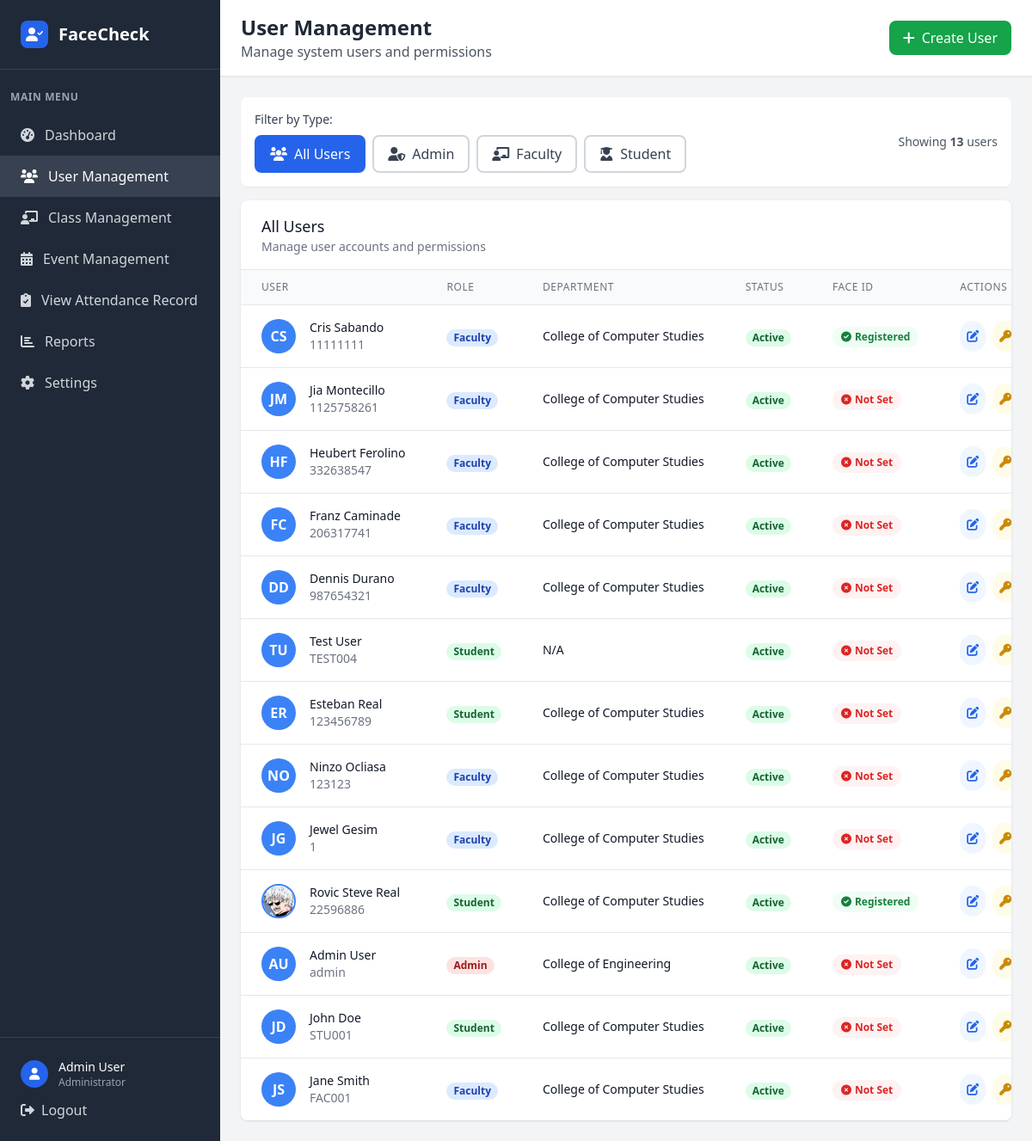
Before: /admin/users (signed in) with the older database file.
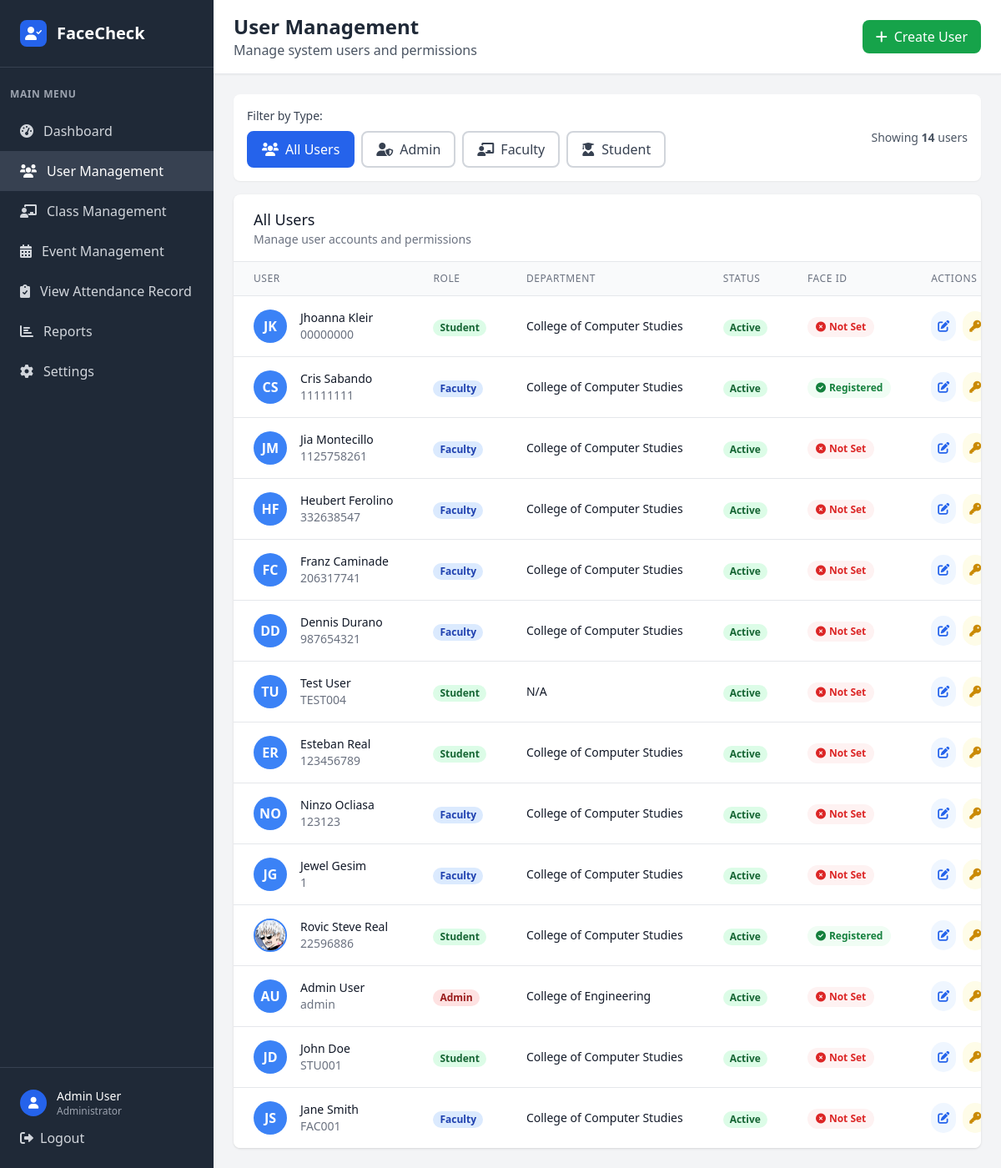
After: the same page with the newer database file.
### tables this page shows
CREATE TABLE faculty (
            faculty_id INTEGER PRIMARY KEY AUTOINCREMENT,
            position VARCHAR(30) NOT NULL,
            user_id INTEGER NOT NULL, attendance_image VARCHAR(255),
            FOREIGN KEY (user_id) REFERENCES user(user_id)
        );

CREATE TABLE user (
            user_id INTEGER PRIMARY KEY AUTOINCREMENT,
            idno VARCHAR(20) NOT NULL UNIQUE,
            firstname VARCHAR(50) NOT NULL,
            lastname VARCHAR(50) NOT NULL,
            role VARCHAR(10) NOT NULL CHECK (role IN ('admin', 'faculty', 'student')),
            password VARCHAR(255) NOT NULL,
            created_at DATETIME DEFAULT CURRENT_TIMESTAMP,
            is_active BOOLEAN DEFAULT 1,
            dept_id INTEGER,
            FOREIGN KEY (dept_id) REFERENCES department(dept_id)
        );

CREATE TABLE department (
            dept_id INTEGER PRIMARY KEY AUTOINCREMENT,
            dept_name VARCHAR(50) NOT NULL
        );

CREATE TABLE student (
            student_id INTEGER PRIMARY KEY AUTOINCREMENT,
            year_level VARCHAR(20) NOT NULL,
            attendance_image VARCHAR(255),
            course_id INTEGER,
            user_id INTEGER NOT NULL, profile_picture VARCHAR(255),
            FOREIGN KEY (course_id) REFERENCES course(course_id),
            FOREIGN KEY (user_id) REFERENCES user(user_id)
        );

### app.py (the view)
@app.route('/admin/users')
def admin_users():
    if 'user_id' not in session or session['role'] != 'admin':
        return redirect(url_for('login'))
    conn = get_db_connection()
    users = conn.execute('''
        SELECT u.*,
               d.dept_name,
               s.profile_picture,
               s.attendance_image AS student_attendance_image,
               f.attendance_image AS faculty_attendance_image,
               CASE WHEN s.student_id IS NOT NULL THEN 'Student'
                    WHEN f.faculty_id IS NOT NULL THEN 'Faculty'
                    ELSE 'Admin' END as user_type,
               CASE
                    WHEN u.role = 'student' AND s.attendance_image IS NOT NULL THEN 1
                    WHEN u.role = 'faculty' AND f.attendance_image IS NOT NULL THEN 1
                    ELSE 0
               END AS face_registered
        FROM user u
        LEFT JOIN department d ON u.dept_id = d.dept_id
        LEFT JOIN student s ON u.user_id = s.user_id
        LEFT JOIN faculty f ON u.user_id = f.user_id
        ORDER BY u.created_at DESC
    ''').fetchall()
    departments = conn.execute('SELECT * FROM department ORDER BY dept_name').fetchall()
    courses = conn.execute('SELECT * FROM course ORDER BY course_name').fetchall()
    conn.close()
    return render_template('admin_users.html', users=users, departments=departments, courses=courses)

### templates/admin_users.html (shortened to what this page needs)
<!DOCTYPE html>
<html lang="en">
<head>
    <script src="https://cdn.tailwindcss.com"></script>
    <link href="https://cdnjs.cloudflare.com/ajax/libs/font-awesome/6.0.0/css/all.min.css" rel="stylesheet">
</head>
<body class="bg-gray-100">
    <div class="flex h-screen">
        <div class="w-64 bg-gray-800 text-white">
            <div class="p-6 border-b border-gray-700">
                <div class="flex items-center">
                    <div class="w-8 h-8 bg-blue-600 rounded-lg flex items-center justify-center mr-3">
                        <i class="fas fa-user-check text-white"></i>
                    </div>
                    <h1 class="text-xl font-bold">FaceCheck</h1>
                </div>
            </div>
            <nav class="mt-6">
                <div class="px-3">
                    <div class="text-xs font-semibold text-gray-400 uppercase tracking-wider mb-3">Main Menu</div>
                </div>
                <a href="{{ url_for('dashboard') }}" class="flex items-center px-6 py-3 text-gray-300 hover:bg-gray-700 hover:text-white transition duration-200">
                    <i class="fas fa-tachometer-alt mr-3"></i>
                    Dashboard
                </a>
                <a href="{{ url_for('admin_users') }}" class="flex items-center px-6 py-3 bg-gray-700 text-white">
                    <i class="fas fa-users mr-3"></i>
                    User Management
                </a>
                <a href="{{ url_for('admin_classes') }}" class="flex items-center px-6 py-3 text-gray-300 hover:bg-gray-700 hover:text-white transition duration-200">
                    <i class="fas fa-chalkboard-teacher mr-3"></i>
                    Class Management
                </a>
                <a href="{{ url_for('admin_events') }}" class="flex items-center px-6 py-3 text-gray-300 hover:bg-gray-700 hover:text-white transition duration-200">
                    <i class="fas fa-calendar-alt mr-3"></i>
                    Event Management
                </a>
                <a href="{{ url_for('admin_attendance') }}" class="flex items-center px-6 py-3 text-gray-300 hover:bg-gray-700 hover:text-white transition duration-200">
                    <i class="fas fa-clipboard-check mr-3"></i>
                    View Attendance Record
                </a>
                <a href="/reports" class="flex items-center px-6 py-3 text-gray-300 hover:bg-gray-700 hover:text-white transition duration-200">
                    <i class="fas fa-chart-bar mr-3"></i>
                    Reports
                </a>
                <a href="/settings" class="flex items-center px-6 py-3 text-gray-300 hover:bg-gray-700 hover:text-white transition duration-200">
                    <i class="fas fa-cog mr-3"></i>
                    Settings
                </a>
            </nav>
            <div class="absolute bottom-0 w-64 p-6 border-t border-gray-700">
                <div class="flex items-center">
                    <div class="w-8 h-8 bg-blue-600 rounded-full flex items-center justify-center mr-3">
                        <i class="fas fa-user text-white text-sm"></i>
                    </div>
                    <div>
                        <div class="text-sm font-medium">Admin User</div>
                        <div class="text-xs text-gray-400">Administrator</div>
                    </div>
                </div>
                <a href="{{ url_for('logout') }}" class="mt-3 flex items-center text-gray-300 hover:text-white transition duration-200">
                    <i class="fas fa-sign-out-alt mr-2"></i>
                    Logout
                </a>
            </div>
        </div>
        <div class="flex-1 flex flex-col overflow-hidden">
            <header class="bg-white shadow-sm border-b border-gray-200">
                <div class="px-6 py-4">
                    <div class="flex items-center justify-between">
                        <div>
                            <h2 class="text-2xl font-bold text-gray-800">User Management</h2>
                            <p class="text-gray-600">Manage system users and permissions</p>
                        </div>
                        <button onclick="openCreateModal()" class="bg-green-600 text-white px-4 py-2 rounded-lg hover:bg-green-700 transition duration-200 flex items-center">
                            <i class="fas fa-plus mr-2"></i>
                            Create User
                        </button>
                    </div>
                </div>
            </header>
            <main class="flex-1 overflow-y-auto p-6">
                <div class="bg-white rounded-lg shadow-sm p-4 mb-4">
                    <div class="flex items-center justify-between flex-wrap gap-4">
                        <div>
                            <label class="text-sm font-medium text-gray-700 mb-2 block">Filter by Type:</label>
                            <div class="flex space-x-2">
                                <button onclick="filterUsers('all')" id="filter-all" class="filter-btn px-4 py-2 rounded-lg border-2 border-blue-600 bg-blue-600 text-white font-medium transition duration-200 hover:bg-blue-700">
                                    <i class="fas fa-users mr-2"></i>All Users
                                </button>
                                <button onclick="filterUsers('admin')" id="filter-admin" class="filter-btn px-4 py-2 rounded-lg border-2 border-gray-300 bg-white text-gray-700 font-medium transition duration-200 hover:bg-gray-50">
                                    <i class="fas fa-user-shield mr-2"></i>Admin
                                </button>
                                <button onclick="filterUsers('faculty')" id="filter-faculty" class="filter-btn px-4 py-2 rounded-lg border-2 border-gray-300 bg-white text-gray-700 font-medium transition duration-200 hover:bg-gray-50">
                                    <i class="fas fa-chalkboard-teacher mr-2"></i>Faculty
                                </button>
                                <button onclick="filterUsers('student')" id="filter-student" class="filter-btn px-4 py-2 rounded-lg border-2 border-gray-300 bg-white text-gray-700 font-medium transition duration-200 hover:bg-gray-50">
                                    <i class="fas fa-user-graduate mr-2"></i>Student
                                </button>
                            </div>
                        </div>
                        <div class="text-sm text-gray-600">
                            Showing <span id="userCount" class="font-semibold">{{ users|length }}</span> users
                        </div>
                    </div>
                </div>
                <div class="bg-white rounded-lg shadow overflow-hidden">
                    <div class="px-6 py-4 border-b border-gray-200">
                        <h3 class="text-lg font-medium text-gray-900">All Users</h3>
                        <p class="text-sm text-gray-500">Manage user accounts and permissions</p>
                    </div>
                    <div class="overflow-x-auto">
                        <table class="min-w-full divide-y divide-gray-200">
                            <thead class="bg-gray-50">
                                <tr>
                                    <th class="px-6 py-3 text-left text-xs font-medium text-gray-500 uppercase tracking-wider">User</th>
                                    <th class="px-6 py-3 text-left text-xs font-medium text-gray-500 uppercase tracking-wider">Role</th>
                                    <th class="px-6 py-3 text-left text-xs font-medium text-gray-500 uppercase tracking-wider">Department</th>
                                    <th class="px-6 py-3 text-left text-xs font-medium text-gray-500 uppercase tracking-wider">Status</th>
                                    <th class="px-6 py-3 text-left text-xs font-medium text-gray-500 uppercase tracking-wider">Face ID</th>
                                    <th class="px-6 py-3 text-left text-xs font-medium text-gray-500 uppercase tracking-wider">Actions</th>
                                </tr>
                            </thead>
                            <tbody class="bg-white divide-y divide-gray-200" id="usersTableBody">
                                {% for user in users %}
                                <tr class="hover:bg-gray-50 user-row" data-role="{{ user.role }}">
                                    <td class="px-6 py-4 whitespace-nowrap">
                                        <div class="flex items-center">
                                            <div class="flex-shrink-0 h-10 w-10">
                                                {% if user.role == 'student' and user.profile_picture %}
                                                <img src="{{ url_for('static', filename='profile_pictures/' + user.profile_picture) }}"
                                                     alt="{{ user.firstname }} {{ user.lastname }}"
                                                     class="h-10 w-10 rounded-full object-cover border-2 border-blue-500"
                                                     onerror="this.onerror=null; this.style.display='none'; this.nextElementSibling.style.display='flex';">
                                                {% else %}
                                                <div class="h-10 w-10 rounded-full bg-blue-500 flex items-center justify-center text-white font-bold">
                                                    {{ user.firstname[0] }}{{ user.lastname[0] }}
                                                </div>
                                                {% endif %}
                                            </div>
                                            <div class="ml-4">
                                                <div class="text-sm font-medium text-gray-900">{{ user.firstname }} {{ user.lastname }}</div>
                                                <div class="text-sm text-gray-500">{{ user.idno }}</div>
                                            </div>
                                        </div>
                                    </td>
                                    <td class="px-6 py-4 whitespace-nowrap">
                                        <span class="px-2 inline-flex text-xs leading-5 font-semibold rounded-full
                                            {% if user.role == 'admin' %}bg-red-100 text-red-800
                                            {% elif user.role == 'faculty' %}bg-blue-100 text-blue-800
                                            {% else %}bg-green-100 text-green-800{% endif %}">
                                            {{ user.role.title() }}
                                        </span>
                                    </td>
                                    <td class="px-6 py-4 whitespace-nowrap text-sm text-gray-900">
                                        {{ user.dept_name or 'N/A' }}
                                    </td>
                                    <td class="px-6 py-4 whitespace-nowrap">
                                        <span class="px-2 inline-flex text-xs leading-5 font-semibold rounded-full
                                            {% if user.is_active %}bg-green-100 text-green-800{% else %}bg-red-100 text-red-800{% endif %}">
                                            {% if user.is_active %}Active{% else %}Inactive{% endif %}
                                        </span>
                                    </td>
                                    <td class="px-6 py-4 whitespace-nowrap">
                                        {% if user.face_registered %}
                                        <span class="inline-flex items-center px-2.5 py-1 rounded-full text-xs font-semibold bg-green-50 text-green-700">
                                            <i class="fas fa-check-circle mr-1"></i>
                                            Registered
                                        </span>
                                        {% else %}
                                        <span class="inline-flex items-center px-2.5 py-1 rounded-full text-xs font-semibold bg-red-50 text-red-600">
                                            <i class="fas fa-times-circle mr-1"></i>
                                            Not Set
                                        </span>
                                        {% endif %}
                                    </td>
                                    <td class="px-6 py-4 whitespace-nowrap text-sm font-medium">
                                        <div class="flex items-center space-x-2">
                                            <a href="{{ url_for('edit_user', user_id=user.user_id) }}" class="p-2 rounded-full bg-blue-50 text-blue-600 hover:bg-blue-100 transition" title="Edit User">
                                                <i class="fas fa-edit"></i>
                                            </a>
                                            <button data-user-id="{{ user.user_id }}" data-user-name="{{ user.firstname|e }} {{ user.lastname|e }}" onclick="openResetModal(this.dataset.userId, this.dataset.userName)" class="p-2 rounded-full bg-yellow-50 text-yellow-600 hover:bg-yellow-100 transition" title="Reset Password">
                                                <i class="fas fa-key"></i>
                                            </button>
                                        </div>
                                    </td>
                                </tr>
                                {% endfor %}
                            </tbody>
                        </table>
                    </div>
                </div>
            </main>
        </div>
    </div>
</body>
</html>

Changed rows visible on the page:
added user: firstname "J", lastname "K", firstname "Jhoanna", lastname "Kleir", idno "00000000", role "Student", dept_name "College of Computer Studies", is_active "Active", shows "Not Set"
Other visible differences:
{{ users|length }}: "13" → "14"
